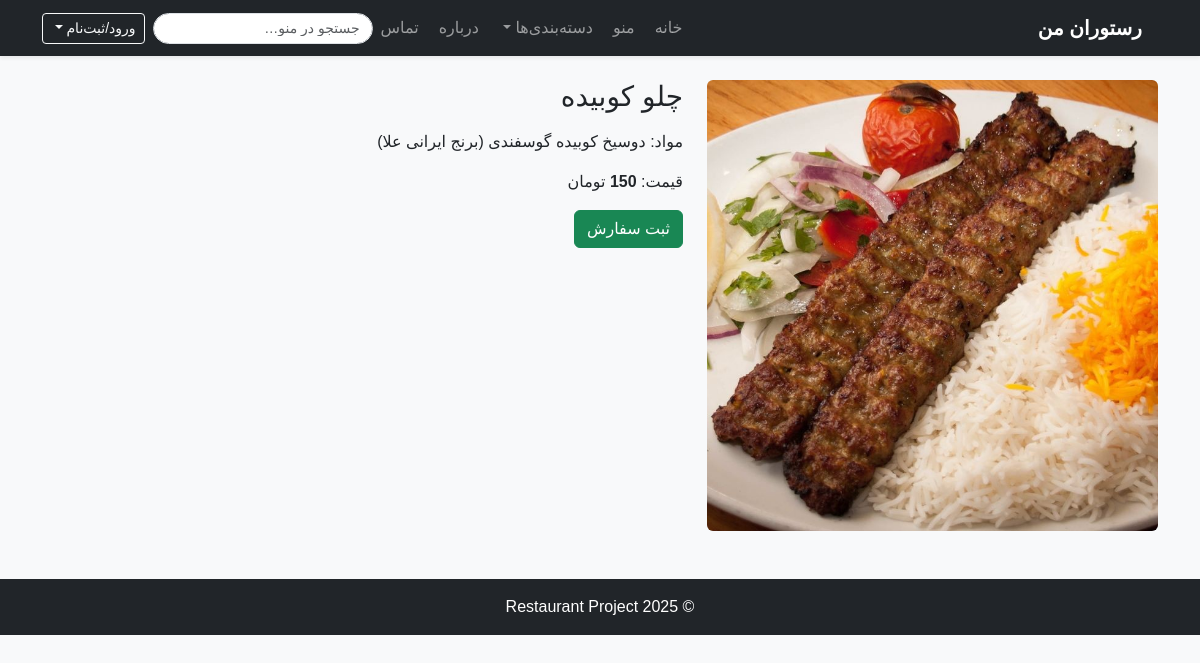
Page /detail/1/ on the committed database.
### app/models.py (models this page shows)
class Food (models.Model):
    name = models.CharField(max_length=255)
    ingredients = models.CharField(max_length=255, blank=True)
    weight = models.PositiveIntegerField(null=True, blank=True)
    description = models.TextField(blank=True)
    old_price = models.PositiveBigIntegerField(null=True, blank=True)
    price = models.PositiveBigIntegerField()
    image = models.ImageField(upload_to="foods/", null=True, blank=True)
    food_types = models.ManyToManyField(to=FoodType)

### app/views.py (the view)
# urls.py: path("detail/<int:pk>/", views.Detail.as_view(), name="detail"),
class Detail(generic.DetailView):
    model = Food
    template_name = "detail.html"

### templates/detail.html (shortened to what this page needs)
{% extends 'base.html' %}
{% block content %}
<div class="row">
  <div class="col-md-5">
    {% if object.image %}
      <img class="img-fluid rounded" src="{{ object.image.url }}" alt="{{ object.name }}">
    {% else %}
      <img class="img-fluid rounded" src="https://via.placeholder.com/400x300?text={{ object.name }}" alt="{{ object.name }}">
    {% endif %}
  </div>
  <div class="col-md-7">
    <h3>{{ object.name }}</h3>
    <p>مواد: {{ object.ingredients }}</p>
    <p>قیمت: <b>{{ object.price }}</b> تومان</p>
    <a class="btn btn-success" href="{% url 'order' object.pk %}">ثبت سفارش</a>
  </div>
</div>
{% endblock %}

### static/css/styles.css (style rules this page uses)
body { font-family: sans-serif; background-color: #f8f9fa; }

### rows in the picture
Food: image (picture), name "چلو کوبیده", ingredients "دوسیخ کوبیده گوسفندی (برنج ایرانی علا)", price "150"
